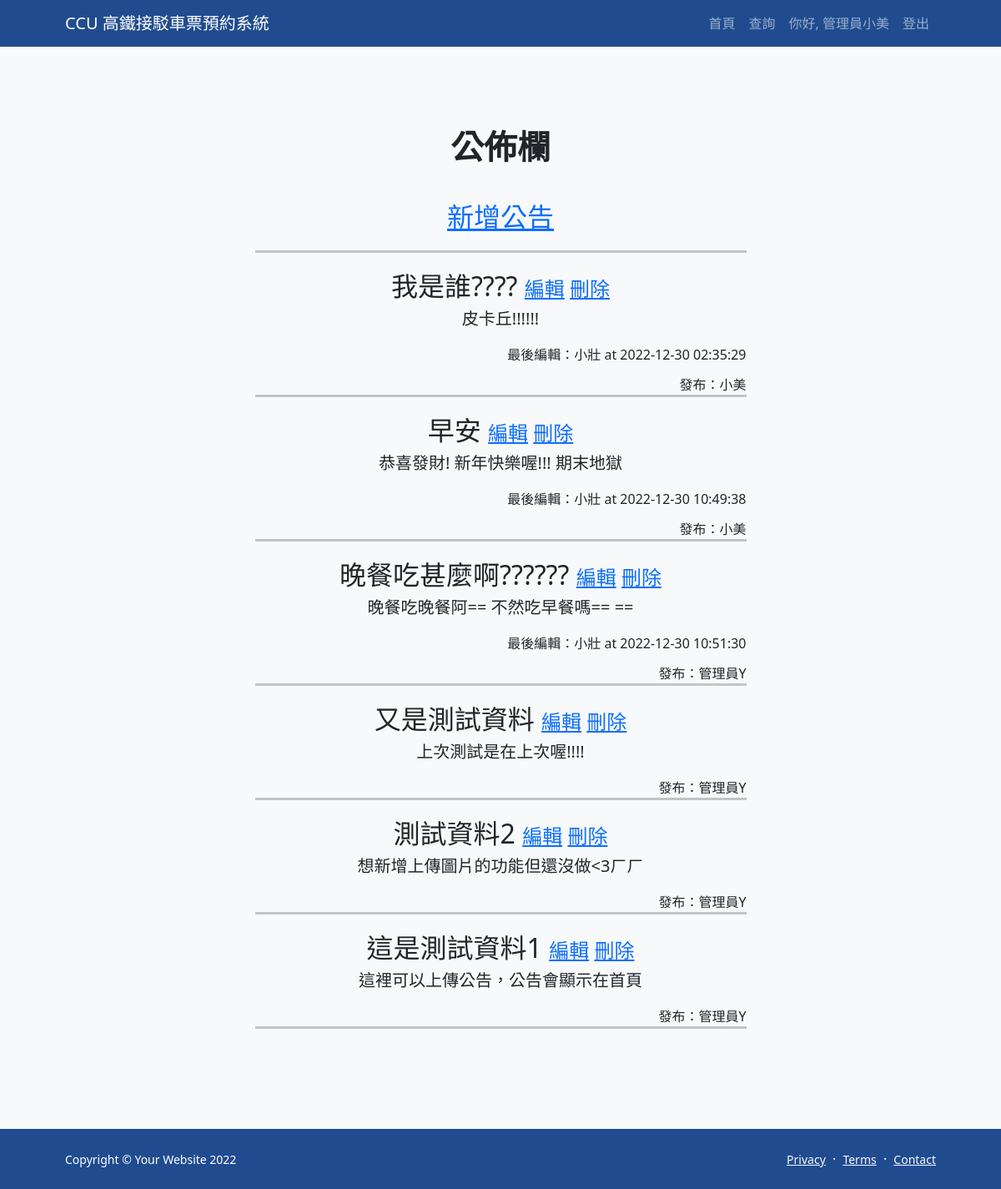
/announce.php (signed in), run on an earlier commit of the app's database.
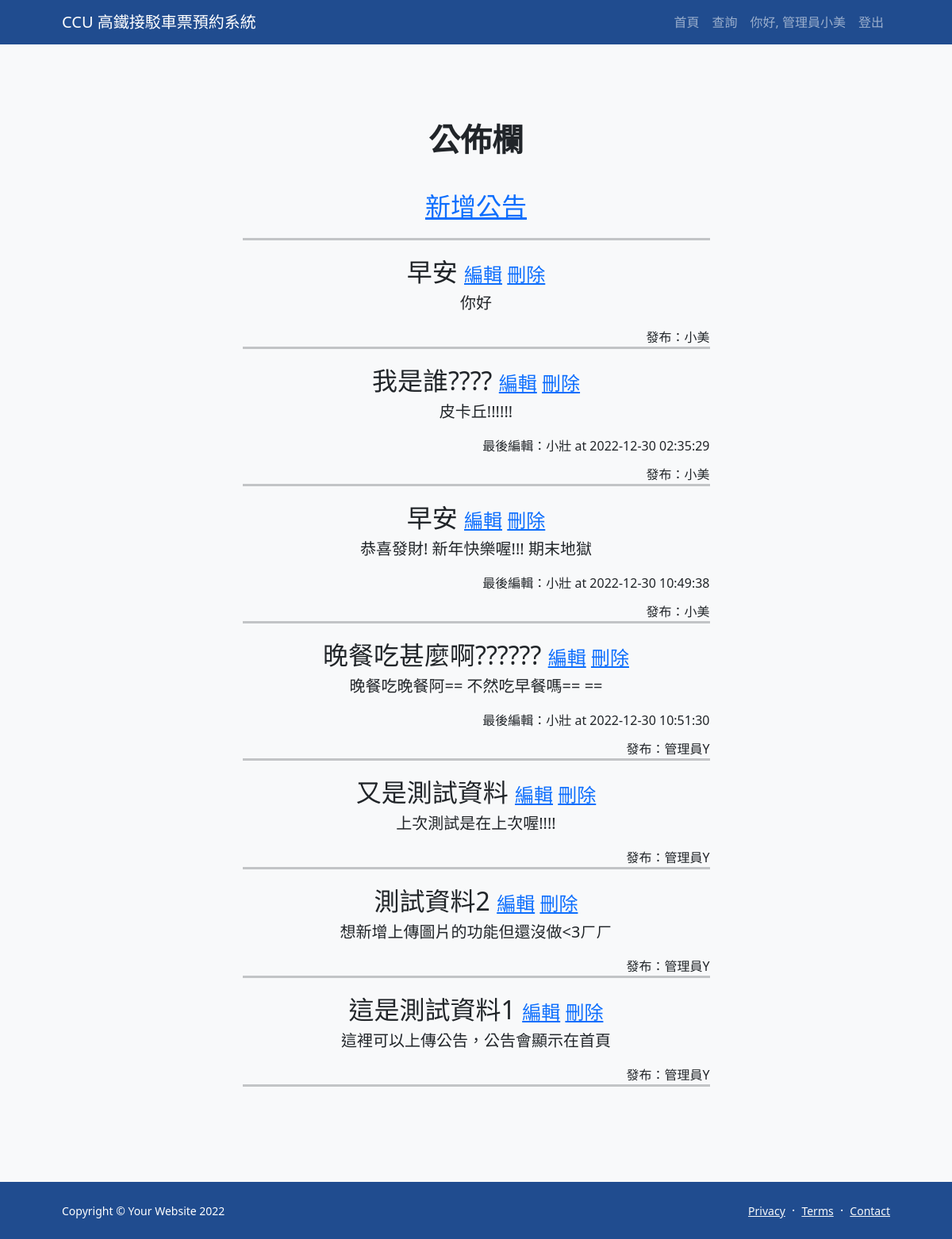
And on a later commit of the database.
### tables this page shows
CREATE TABLE IF NOT EXISTS `announcement` (
  `index` bigint(20) NOT NULL AUTO_INCREMENT,
  `title` varchar(50) DEFAULT NULL,
  `date` datetime DEFAULT NULL,
  `content` varchar(100) DEFAULT NULL,
  `img` varchar(100) DEFAULT NULL,
  `author` varchar(15) DEFAULT NULL,
  `lastedit` varchar(15) DEFAULT NULL,
  PRIMARY KEY (`index`) USING BTREE
);

### announce.php (the view, shortened to what this page needs)
<?php
    require_once 'dbconnection.php';
    $sqlanc = 'SELECT * FROM `announcement` ORDER BY `index` DESC';
    $data = $pdo->prepare($sqlanc);
    $data->execute();
    $item = $data->fetchAll();
?>
<!DOCTYPE html>
<html lang="zh-TW">
    <head>
        <link href="https://cdn.jsdelivr.net/npm/bootstrap-icons@1.5.0/font/bootstrap-icons.css" rel="stylesheet" />
        <link rel="stylesheet" href="https://code.jquery.com/ui/1.13.1/themes/smoothness/jquery-ui.css" type="text/css"/>
        <link href="css/styles.css" rel="stylesheet" />
        <link rel="stylesheet" href="https://cdn.datatables.net/1.13.1/css/jquery.dataTables.min.css" type="text/css"/>
    </head>
    <body class="d-flex flex-column">
        <main class="flex-shrink-0">
            <nav class="navbar navbar-expand-lg navbar-dark bg-dark">
                <div class="container px-5">
                    <a class="navbar-brand" href="index.php">CCU 高鐵接駁車票預約系統</a>
                    <div class="collapse navbar-collapse" id="navbarSupportedContent">
                        <ul class="navbar-nav ms-auto mb-2 mb-lg-0">
                            <li class="nav-item"><a class="nav-link" href="index.php">首頁</a></li>
                            <li class="nav-item"><a class="nav-link" href="searching.php">查詢</a></li>
                            <?php echo '<li class="nav-item"><a class="nav-link" href="admin.php">你好, 管理員'.$_SESSION['name'].'</a></li>';?>
                            <li class="nav-item"><a class="nav-link" href="logout.php">登出</a></li>
                        </ul>
                    </div>
                </div>
            </nav>
            <div class="py-5 bg-light" id="announce">
                <div class="container px-5 my-5">
                    <div class="row gx-5 justify-content-center">
                        <div class="col-lg-10 col-xl-7">
                            <div class="text-center">
                                <span class='fw-bold display-6 mb-5 '>公佈欄</span>
                                <div class="fs-4 mb-4 ">
                                <br>
                                <a href="A_edit.php?id=-1" class="fs-2">新增公告</a>
                                <br>
                                <hr size='5px' width="100%">
                                 <?php
                                foreach($item as $i){
                                    echo '<span class="fs-2 ">';echo $i['title'];echo' </span>';
                                    echo '<a href="A_edit.php?id='.$i['index'].'">編輯</a> <a href="javascript: del('.$i['index'].')">刪除</a>';
                                    echo '<div class="d-flex align-items-center justify-content-center fs-5">';
                                    echo '<p>'.$i['content'].'</p>'.'</br>'.'</div>';
                                    if(!is_null($i['lastedit'])){
                                        echo '<span class="fw-normal fs-6 float-end">最後編輯：'.$i['lastedit'].' at '.$i['date'].'</span></br>';
                                    }
                                    echo '<span class="fw-normal fs-6 float-end">發布：'.$i['author'].'</span>';
                                    echo '<hr size="5px" width="100%">';
                                }
                                ?>
                                </div>
                            </div>
                        </div>
                    </div>
                </div>
            </div>
        </main>
        <footer class="bg-dark py-4 mt-auto">
            <div class="container px-5">
                <div class="row align-items-center justify-content-between flex-column flex-sm-row">
                    <div class="col-auto"><div class="small m-0 text-white">Copyright &copy; Your Website 2022</div></div>
                    <div class="col-auto">
                        <a class="link-light small" href="#!">Privacy</a>
                        <span class="text-white mx-1">&middot;</span>
                        <a class="link-light small" href="#!">Terms</a>
                        <span class="text-white mx-1">&middot;</span>
                        <a class="link-light small" href="#!">Contact</a>
                    </div>
                </div>
            </div>
        </footer>
    </body>
</html>

What changed in the data, as far as the page shows it:
added announcement: title "早安", content "你好", author "小美"
